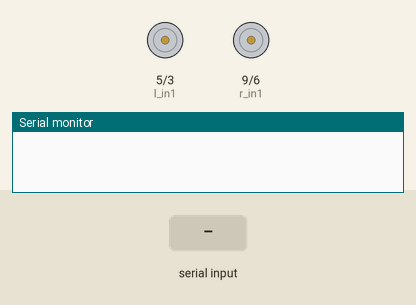
A sketch run on a simulated Arduino Uno, built with avr-gcc and run on an emulated ATmega328P. Shown: motor-driver pin pairs drawn as motors (green arrow = first pin HIGH = forward, orange = second pin HIGH = backward, longer = more drive), the last lines printed to the serial monitor. The inputs (shaded band) are chosen by the test bench.

Above: at 1.2 s.
1.3 s: "F" received over Serial
At 2.3 s:
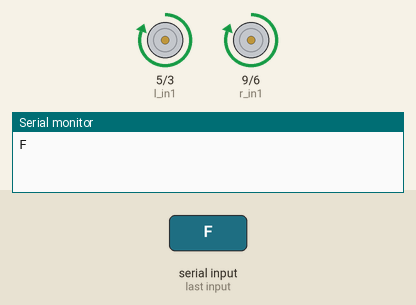
2.8 s: "B" received over Serial
At 3.4 s:
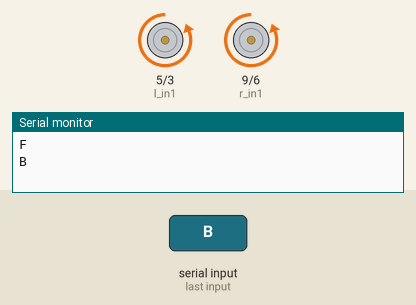
4.3 s: "L" received over Serial
At 4.6 s:
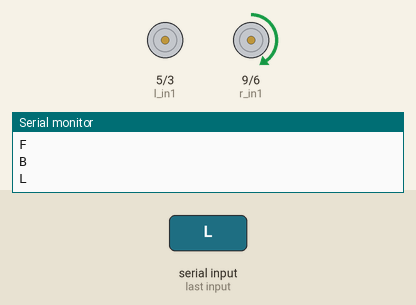
5.8 s: "R" received over Serial
At 6.9 s:
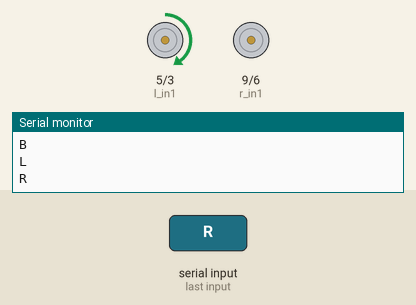
7.3 s: "F" received over Serial
At 8.1 s:
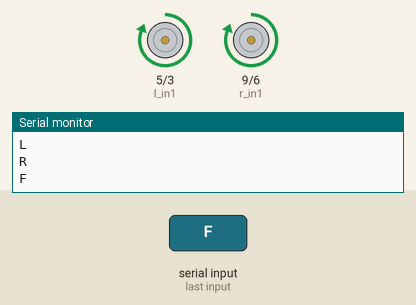
Timing chart, 0 to 9.8 s (numbered marks = the images above; inputs shaded):
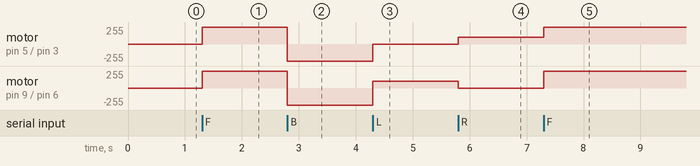

Measured:
- after the input at 1.3 s, motor on pin 5 (l_in1) / pin 3 (l_in2), motor on pin 9 (r_in1) / pin 6 (r_in2): stopped → forward 255/255 at once
- after the input at 2.8 s, motor on pin 5 (l_in1) / pin 3 (l_in2), motor on pin 9 (r_in1) / pin 6 (r_in2): forward 255/255 → backward 255/255 at once
- after the input at 4.3 s, motor on pin 5 (l_in1) / pin 3 (l_in2): backward 255/255 → stopped at once; motor on pin 9 (r_in1) / pin 6 (r_in2): backward 255/255 → forward 100/255 at once
- after the input at 5.8 s, motor on pin 5 (l_in1) / pin 3 (l_in2): stopped → forward 100/255 at once; motor on pin 9 (r_in1) / pin 6 (r_in2): forward 100/255 → stopped at once
- after the input at 7.3 s, motor on pin 5 (l_in1) / pin 3 (l_in2): forward 100/255 → forward 255/255 at once; motor on pin 9 (r_in1) / pin 6 (r_in2): stopped → forward 255/255 at once

The sketch:

bluetooth_control.ino
```cpp
int r_in1 = 9,r_in2 = 6,l_in1 = 5,l_in2 = 3;
char x;
void front() {
  analogWrite(r_in1,255);
  analogWrite(r_in2,0);
  analogWrite(l_in1,255);
  analogWrite(l_in2,0);
  delay(10);
}
void left() {
  analogWrite(r_in1,100);
  analogWrite(r_in2,0);
  analogWrite(l_in1,0);
  analogWrite(l_in2,0);
  delay(10);
}
void right() {
  analogWrite(r_in1,0);
  analogWrite(r_in2,0);
  analogWrite(l_in1,100);
  analogWrite(l_in2,0);
  delay(10);
}
void back(){
  analogWrite(r_in1,0);
  analogWrite(r_in2,255);
  analogWrite(l_in1,0);
  analogWrite(l_in2,255);
  delay(10);
}
void terminal() {
  analogWrite(r_in1,0);
  analogWrite(r_in2,0);
  analogWrite(l_in1,0);
  analogWrite(l_in2,0);
  delay(10);

}
void setup() {
  // put your setup code here, to run once:
  pinMode(r_in1,OUTPUT);
  pinMode(r_in2,OUTPUT);
  pinMode(l_in1,OUTPUT);
  pinMode(l_in2,OUTPUT);
  Serial.begin(9600);
}

void loop() {
  // put your main code here, to run repeatedly:
  if(Serial.available() != 0) {
    x = Serial.read();
    Serial.println(x);
    if ( x == 'F')
      front();
    else if(x == 'B')
      back();
    else if(x == 'L')
      left();
     else if(x == 'R')
      right();
      }
 }
```
